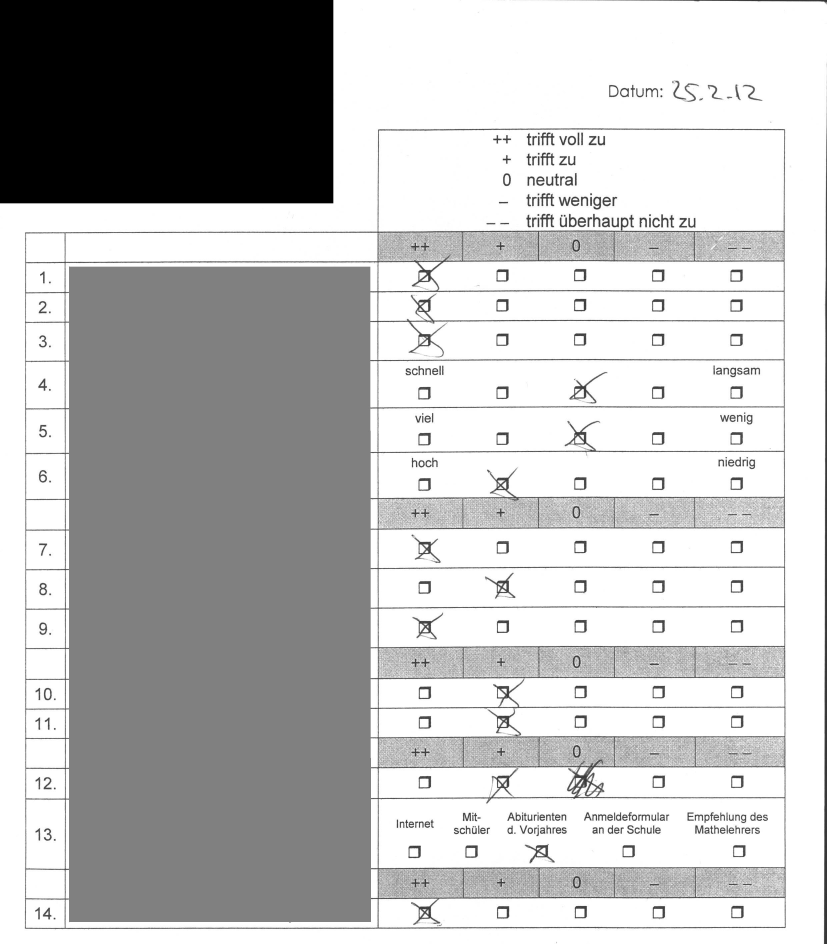
#> input picture Evaluationshelfer_Daten/boegen/Bogen1.jpg, 2480 x 2830 px (shown at 1/3 size)
$ jupyter execute --allow-errors Reference_Checkboxes.ipynb
#> lines starting #> are read from the running program, lines starting #| are printed output that depends on the picture; pictures that were not available may be replaced by others from this repository, and a replacement may not be noted
[cell 1]
import numpy as np
from PIL import Image, ImageOps
from IPython.display import display
from math import inf
import itertools

# Referenzbogen: Bogen1.jpg
ref_bogen = Image.open("./Evaluationshelfer_Daten/boegen/Bogen1.jpg")
#> ref_bogen is the input picture: PIL image 2480x2830 L; min 0, max 255, mean 189.3


reference_corner_positions = [
    [1127, 381], # upper left
    [2313, 372], # upper right
    [2311, 2741], # lower right
    [1125, 2746] # lower left
]


# Contains Reference Values for positions of checkboxes (dimension 65x65)
reference_checkbox_positions = [
    [[1243+ x*233, 796] for x in range(0, 5)],
    [[1243+ x*233, 884] for x in range(0, 5)],
    [[1243+x*233, 989] for x in range(0, 5)],
    [[1243+x*233, 1143] for x in range(0, 5)],
    [[1243+x*233, 1283] for x in range(0, 5)],
    [[1243+x*233, 1418] for x in range(0, 5)],
    [[1243+x*233, 1608] for x in range(0, 5)],
    [[1243+x*233, 1728] for x in range(0, 5)],
    [[1243+x*233, 1848] for x in range(0, 5)],
    [[1243+x*233, 2043] for x in range(0, 5)],
    [[1243+x*233, 2131] for x in range(0, 5)],
    [[1243+x*233, 2316] for x in range(0, 5)],
    [[1213, 2524], [1383, 2522], [1593, 2522], [1853, 2523], [2183, 2521]],
    [[1243+x*233, 2706] for x in range(0, 5)]]

[cell 2]
# Gives preview of all cropped Checkboxes
def show_all_checkboxes(overlay=True):
#> called with overlay = True
    for frage in range(0, 14):
        for box in range(len(reference_checkbox_positions[frage])):
            x, y = reference_checkbox_positions[frage][box]
            print("Frage ", frage+1, " - Box ", box)
            if overlay:
                foreground = ref_bogen.crop((x, y, x+65, y+65)).resize((40, 40)).convert('RGBA')
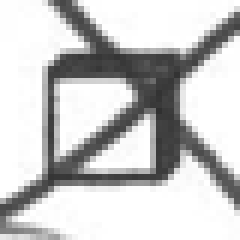
#> foreground: PIL image 40x40 RGBA (shown 6 times larger); mean R, G, B, A 201, 201, 201, 255
                background = reference_box_red().convert('RGBA')

                foreground.putalpha(127)

                display(Image.alpha_composite(background, foreground))
                #display(ref_bogen.crop((x, y, x+50, y+50))).resize((40, 40))
            else:
                display(ref_bogen.crop((x, y, x+50, y+50)).resize((40, 40)))
    return

def reference_box_red():
    box_image = ImageOps.grayscale(Image.open("./Evaluationshelfer_Daten/crosses/work_type_empty/P_0.0000___A3cz67pa0001.jpg__126.png"))
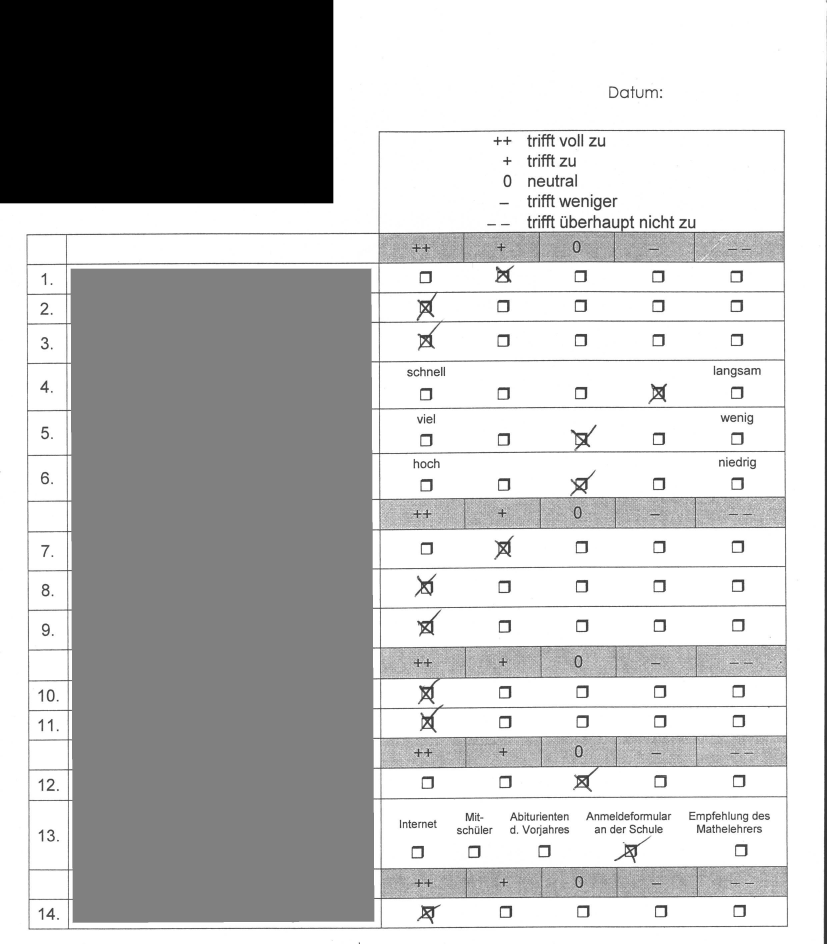
#> input picture Evaluationshelfer_Daten/boegen/Bogen12.jpg, 2480 x 2830 px, given in place of P_0.0000___A3cz67pa0001.jpg__126.png, which was not available (shown at 1/3 size)
#> box_image is the input picture: PIL image 2480x2830 L; min 0, max 255, mean 189.1
    box_image_red = ImageOps.colorize(box_image, "red", "white")
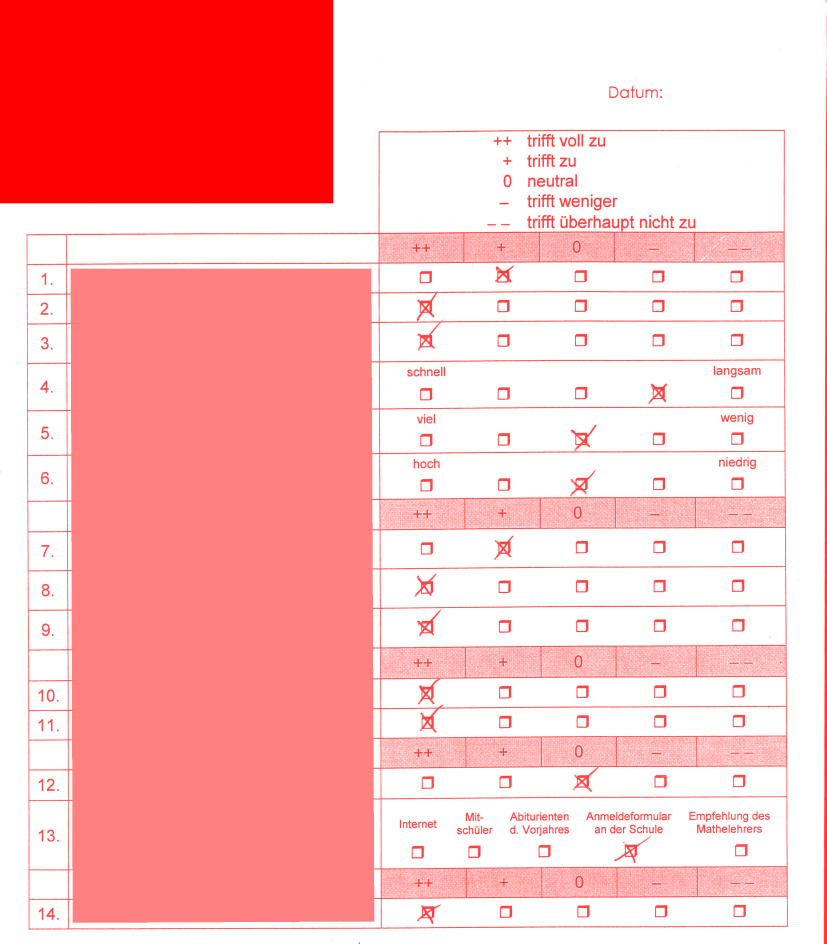
#> box_image_red: PIL image 2480x2830 RGB (shown at 1/3 size); mean R, G, B 255, 189.1, 189.1
    box_image_red.putalpha(127)
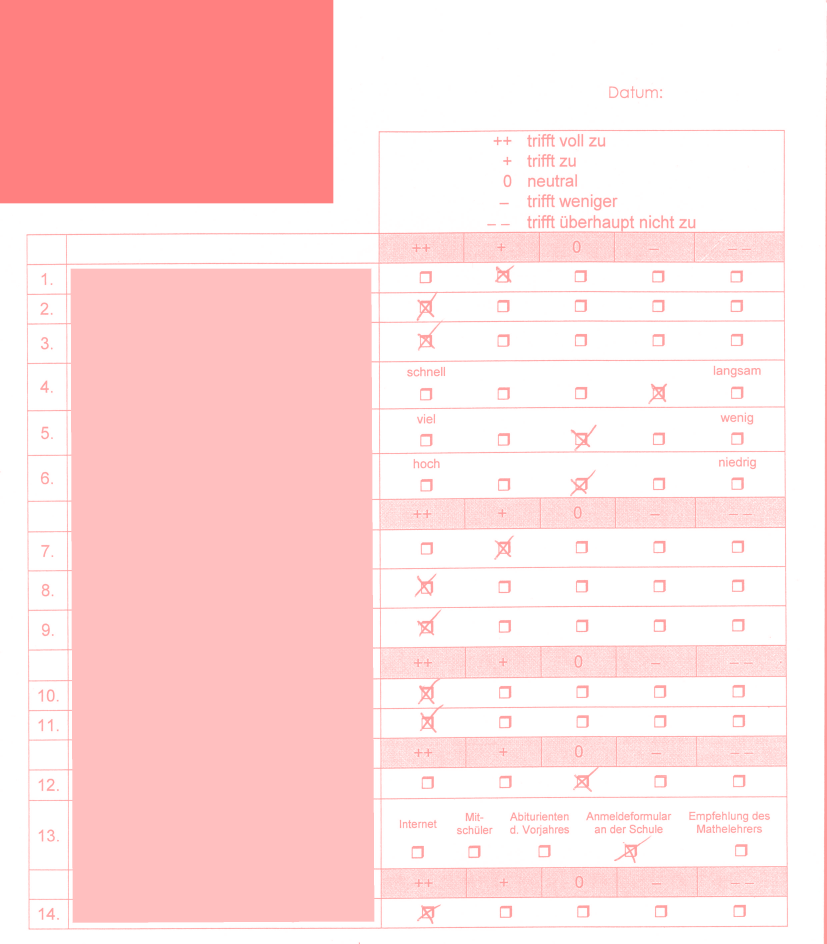
#> box_image_red: PIL image 2480x2830 RGBA (shown at 1/3 size); mean R, G, B, A 255, 189.1, 189.1, 127; transparent parts drawn white
    return box_image_red

# Gives preview of all cropped Corners
# [5 lines left out: function show_all_corners, not called in this run]
#> (the rest of this cell did not finish here and is left out)

#> in show_all_checkboxes, `foreground.putalpha(127)`:
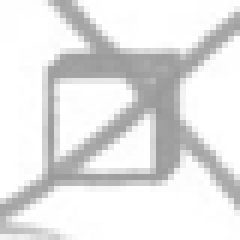
#> foreground: PIL image 40x40 RGBA (shown 6 times larger); mean R, G, B, A 201, 201, 201, 127; transparent parts drawn white
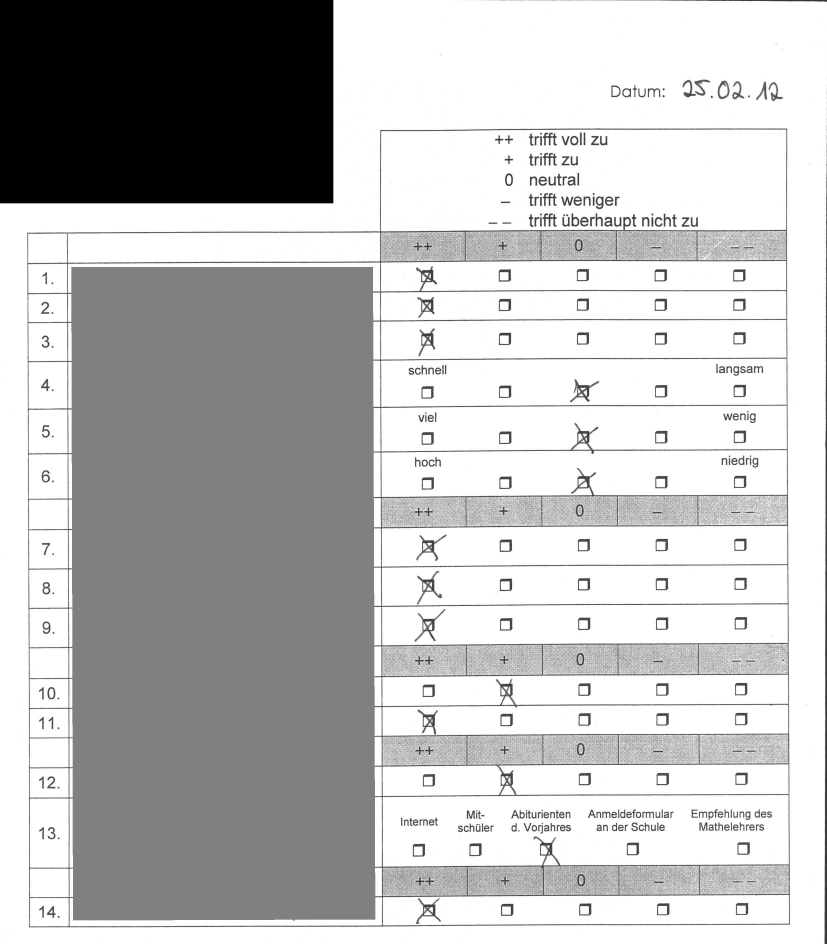
#> input picture Evaluationshelfer_Daten/boegen/Bogen13.jpg, 2480 x 2830 px, given in place of Bogen26.jpg, which was not available (shown at 1/3 size)
#> in find_corner_positions, bogen_img is the input picture: PIL image 2480x2830 L; min 0, max 255, mean 189.6

[cell 3]
# Returns 'difference' between two images
def image_difference(image_a, image_b):
    width, height = min(image_a.size[0], image_b.size[0]), min(image_a.size[1], image_b.size[1])
    # Crop both images to same size and convert to grayscale
    image_a = ImageOps.grayscale(image_a.crop((0, 0, width, height)))
    image_b = ImageOps.grayscale(image_b.crop((0, 0, width, height)))

    # Numpy macht Sachen schneller
    image_a_matrix = np.asarray(image_a, dtype="double")
    image_b_matrix = np.asarray(image_b, dtype="double")

    assert image_a_matrix.shape == image_b_matrix.shape, "Image-Matricies don't have same shape"

    return np.sum((image_a_matrix - image_b_matrix)**2)

def corner_no_to_reference_image(corner_no):
    corner_map = {
        0: "ul.png",
        1: "ur.png",
        2: "lr.png",
        3: "ll.png"
    }
    return corner_map[corner_no]

def find_corner_position(bogen_img, corner_no, radius):
#> called with corner_no = 0, radius = 30
    search_center = reference_corner_positions[corner_no]
    search_positions = itertools.product(*[range(p-radius, p+radius) for p in search_center])

    best_match_value = inf
    beast_match_pos = [0, 0]

    corner_img = Image.open("./Evaluationshelfer_Daten/masks/"+corner_no_to_reference_image(corner_no))

    for pos in search_positions:
        cropped_bogen = bogen_img.crop((pos[0], pos[1], pos[0]+100, pos[1]+100)) # gets cropped again anyways
        match_val = image_difference(cropped_bogen, corner_img)
        if match_val < best_match_value:
            best_match_pos = pos
            best_match_value = match_val
#> this loop made 3600 passes
#> (match_val, best_match_value) on passes 1 to 12: (627518646, 627518646), (627332582, 627332582), (627149628, 627149628), (626963442, 626963442), (626772560, 626772560), (626582305, 626582305), (626414093, 626414093), (626247289, 626247289), (626080198, 626080198), (625911193, 625911193), (625741324, 625741324), (625570613, 625570613)
#> match_val on passes 40 to 45: 622031602, 624626805, 627891873, 631006466, 632369615, 632442084
#> pass 1, in find_corner_position, `cropped_bogen = bogen_img.crop((pos[0], pos[1], pos[0]+100, pos[1]+100))`:
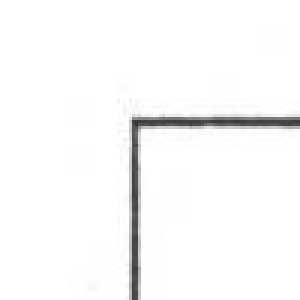
#> cropped_bogen: PIL image 100x100 L (shown 3 times larger); min 49, max 255, mean 248.8
#> after the loop, best_match_pos = (1140, 389); best_match_value = 613356078
    return best_match_pos

def find_corner_positions(bogen_no, radius=30):
    corner_positions = []

    for corner_no in range(4):
        bogen_img = Image.open("./Evaluationshelfer_Daten/boegen/Bogen"+str(bogen_no)+".jpg")
        corner_positions.append(find_corner_position(bogen_img, corner_no, radius))

    return corner_positions

#> (the rest of this cell did not finish here and is left out)

[cell 4]
import scipy as sp
from scipy import optimize

# [23 lines left out: functions generateC, generateD, not called in this run]

# Calculate epsilon like specified
def epsilon(x, big_C, big_D):
    return (((big_C*np.asmatrix(x).transpose()- big_D).A1)**2).sum()

# Transform pos like specified
def phi(pos, x_Ab):
    return np.asarray([x_Ab[0]*pos[0]+x_Ab[1]*pos[1]+x_Ab[4], x_Ab[2]*pos[0]+x_Ab[3]*pos[1]+x_Ab[5]])


def get_sheet_transformation(bogen_no):
    p = find_corner_positions(bogen_no)
